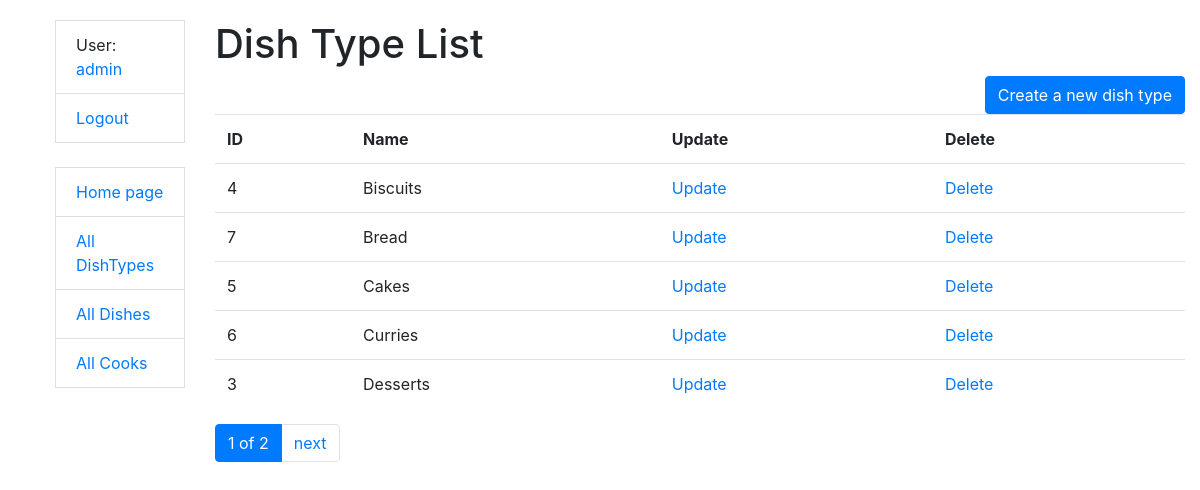
The page /dish-types (signed in) on the database its author committed.
### kitchen/models.py (models this page shows, shortened)
class Cook(AbstractUser):
    years_of_experience = models.PositiveIntegerField(default=0)
    class Meta:
        verbose_name = "cook"
        verbose_name_plural = "cooks"
        ordering = ["username"]

class DishType(models.Model):
    name = models.CharField(max_length=63, unique=True)
    class Meta:
        ordering = ["name"]

### kitchen/views.py (the view)
class DishTypeListView(LoginRequiredMixin, generic.ListView):
    model = DishType
    template_name = "kitchen/dish_type_list.html"
    context_object_name = "dish_types_list"
    queryset = DishType.objects.order_by("name")
    paginate_by = 5

### templates/kitchen/dish_type_list.html
{% extends "base.html" %}
{% block content %}
  <h1>Dish Type List</h1>
  {% if dish_types_list %}
    <table class="table">
      <tr>
        <th>ID</th>
        <th>Name</th>
        <th>Update</th>
        <th>Delete</th>
      </tr>
      {% for dish_type in dish_types_list %}
          <tr>
            <td>{{ dish_type.id }}</td>
            <td>{{ dish_type.name }}</td>
            <td>
              <a href=
                     "{% url "kitchen:dish-type-update" dish_type.id %}">
                Update
              </a>
            </td>
            <td>
              <a href=
                     "{% url "kitchen:dish-type-delete" dish_type.id %}">
                Delete
              </a>
            </td>
        </tr>
      {% endfor %}
    <a style="float: right"
       href="{% url 'kitchen:dish-type-create' %}"
       class="btn btn-primary">
      Create a new dish type
    </a>
    </table>
  {% else %}
    <p>There are no dish type in kitchen</p>
  {% endif %}
{% endblock %}

### templates/includes/sidebar.html
<ul class="sidebar-nav">
  {% if user.is_authenticated %}
    <li class="list-group-item">User: <a href="{% url 'kitchen:cook-detail' user.pk %}">{{ user.username }}</a></li>
    <li class="list-group-item"><a href="{% url "logout" %}">Logout</a></li>
  {% else %}
    <li class="list-group-item"><a href="{% url "login" %}">Login</a></li>
  {% endif %}
  <br>
  <li class="list-group-item"><a href="{% url 'kitchen:index' %}">Home page</a></li>
  <li class="list-group-item"><a href="{% url 'kitchen:dish-type-list' %}">All DishTypes</a></li>
  <li class="list-group-item"><a href="{% url 'kitchen:dish-list' %}">All Dishes</a></li>
  <li class="list-group-item"><a href="{% url 'kitchen:cook-list' %}">All Cooks</a></li>
</ul>

### static/css/style.css (style rules this page uses)
body { margin-top: 20px; }

### rows shown on the page
Cook: username "admin"
DishType: id "4", name "Biscuits"
DishType: id "7", name "Bread"
DishType: id "5", name "Cakes"
DishType: id "6", name "Curries"
DishType: id "3", name "Desserts"

### other values the page prints
{{ page_obj.number }} "1"
{{ paginator.num_pages }} "2"
